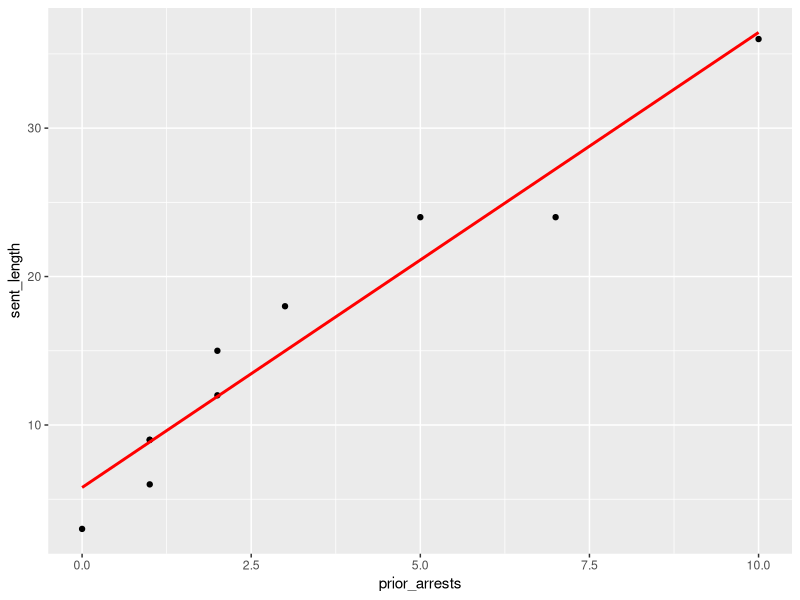
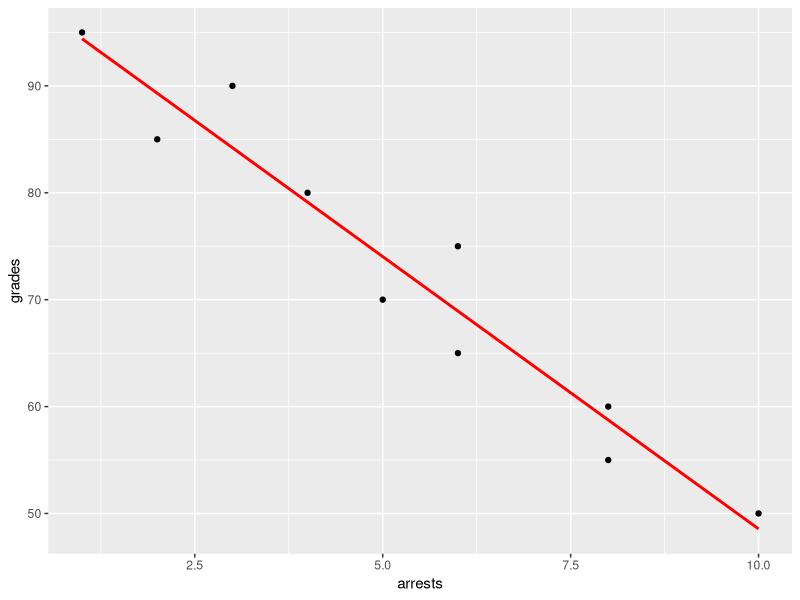
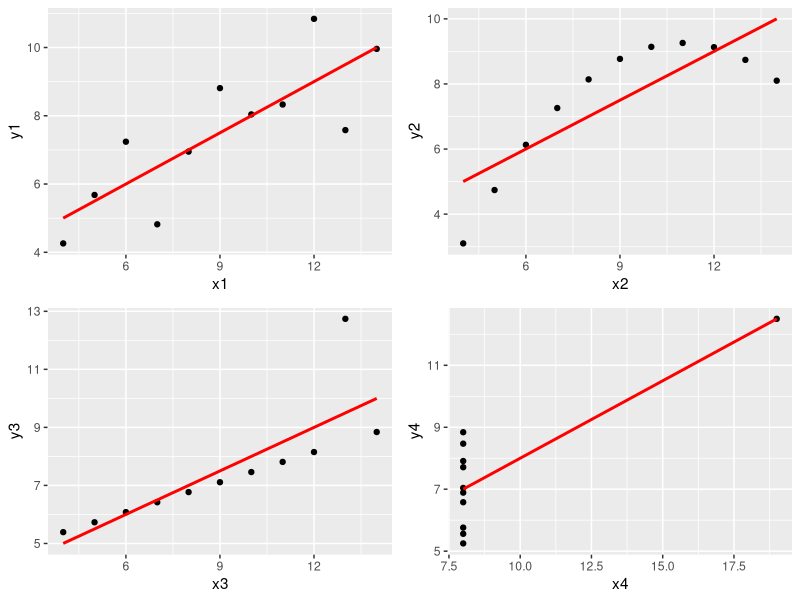
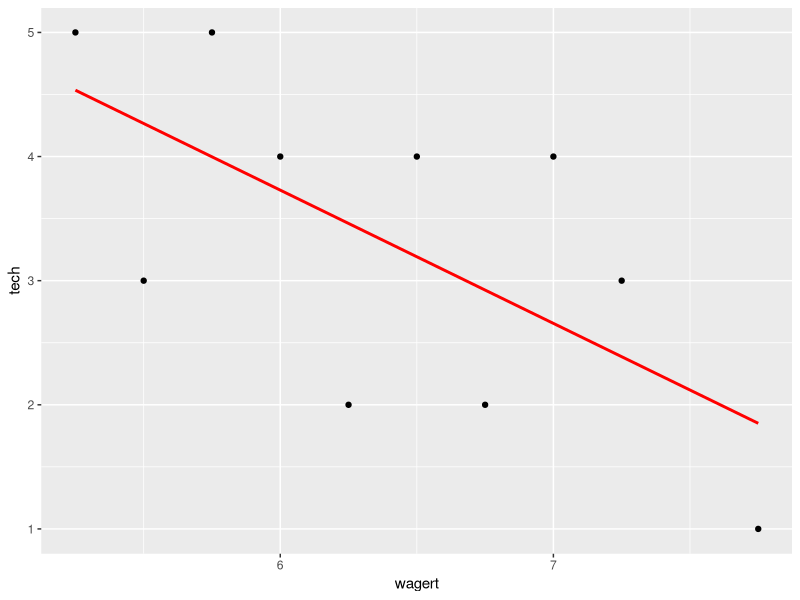

The R script that drew these images, in order:
## ---- chunk 1
knitr::opts_chunk$set(echo = FALSE, message=FALSE)
library(ggplot2); library(ggpubr)
## ---- chunk 2
reclength<-data.frame(prior_arrests<-c(0,1,1,1,2,2,3,5,7,10), 
                      sent_length<-c(3,6,9,9,12,15,18,24,24,36))
ggplot(data=reclength, aes(x=prior_arrests, y=sent_length)) +
  geom_point() + geom_smooth(method="lm", se=FALSE, color="red")
## ---- chunk 3
school<-data.frame(arrests<-c(10,8,8,6,5,6,4,2,3,1),
                   grades<-c(50,55,60,65,70,75,80,85,90,95))
ggplot(school, aes(x=arrests,y=grades))+
  geom_point()+stat_smooth(method=lm,se=FALSE,color="red")
## ---- chunk 4
group1<-data.frame(x1<-c(10.0,8.0,13.0,9.0,11.0,14.0,6.0,4.0,12.0,7.0,5.0),
                   y1<-c(8.04,6.95,7.58,8.81,8.33,9.96,7.24,4.26,10.84,4.82,5.68))

group2<-data.frame(x2<-c(10.0,8.0,13.0,9.0,11.0,14.0,6.0,4.0,12.0,7.0,5.0),
                   y2<-c(9.14,8.14,8.74,8.77,9.26,8.10,6.13,3.10,9.13,7.26,4.74))

group3<-data.frame(x3<-c(10.0,8.0,13.0,9.0,11.0,14.0,6.0,4.0,12.0,7.0,5.0),
                   y3<-c(7.46,6.77,12.74,7.11,7.81,8.84,6.08,5.39,8.15,6.42,5.73))

group4<-data.frame(x4<-c(8.0,8.0,8.0,8.0,8.0,8.0,8.0,19.0,8.0,8.0,8.0),
                   y4<-c(6.58,5.76,7.71,8.84,8.47,7.04,5.25,12.50,5.56,7.91,6.89))
## ---- chunk 5
g1<-ggplot(group1, aes(x=x1, y=y1))+geom_point()+
  geom_smooth(method="lm", color="red", se=FALSE)
  
g2<-ggplot(group2, aes(x=x2, y=y2))+geom_point()+
  geom_smooth(method="lm", color="red", se=FALSE)

g3<-ggplot(group3, aes(x=x3, y=y3))+geom_point()+
  geom_smooth(method="lm", color="red", se=FALSE)

g4<-ggplot(group4, aes(x=x4, y=y4))+geom_point()+
  geom_smooth(method="lm", color="red", se=FALSE)

ggarrange(g1, g2, g3, g4, nrow=2, ncol=2)
## ---- chunk 6
wage_parole<-data.frame(wagert<-c(5.25,5.50,5.75,6.00,6.25,6.50,6.75,7.00,7.25,7.75), tech<-c(5,3,5,4,2,4,2,4,3,1))
ggplot(wage_parole,aes(x=wagert,y=tech))+
  geom_point()+stat_smooth(method=lm,se=FALSE,color="red")
## ---- chunk 7
wagert<-c(5.25,5.50,5.75,6.00,6.25,6.50,6.75,7.00,7.25,7.75)
tech<-c(5,3,5,4,2,4,2,4,3,1)
## ---- chunk 8
X_avg<-sum(wagert)/length(wagert)
Y_avg<-sum(tech)/length(tech)

X_sqrdev<-(wagert-X_avg)^2
Y_sqrdev<-(tech-Y_avg)^2

XY_cross<-(wagert-X_avg)*(tech-Y_avg)
## ---- chunk 9
XY_corr<-(sum(XY_cross)/sqrt(sum(X_sqrdev)*sum(Y_sqrdev)))
XY_slope<-sum(XY_cross)/sum(X_sqrdev)

XY_corr
XY_slope
## ---- chunk 10
Y_int<-Y_avg-(XY_slope*X_avg)
Y_int
Y_hat<-Y_int+(XY_slope*wagert)
Yhat_sqrdev<-(tech-Y_hat)^2
reg_MSE<-sum(Yhat_sqrdev)/(length(tech)-2)
slope_std_err<-sqrt(reg_MSE/sum(X_sqrdev))
slope_std_err
## ---- chunk 11
cor.test(wagert,tech)
## ---- chunk 12
lm(tech~wagert)
